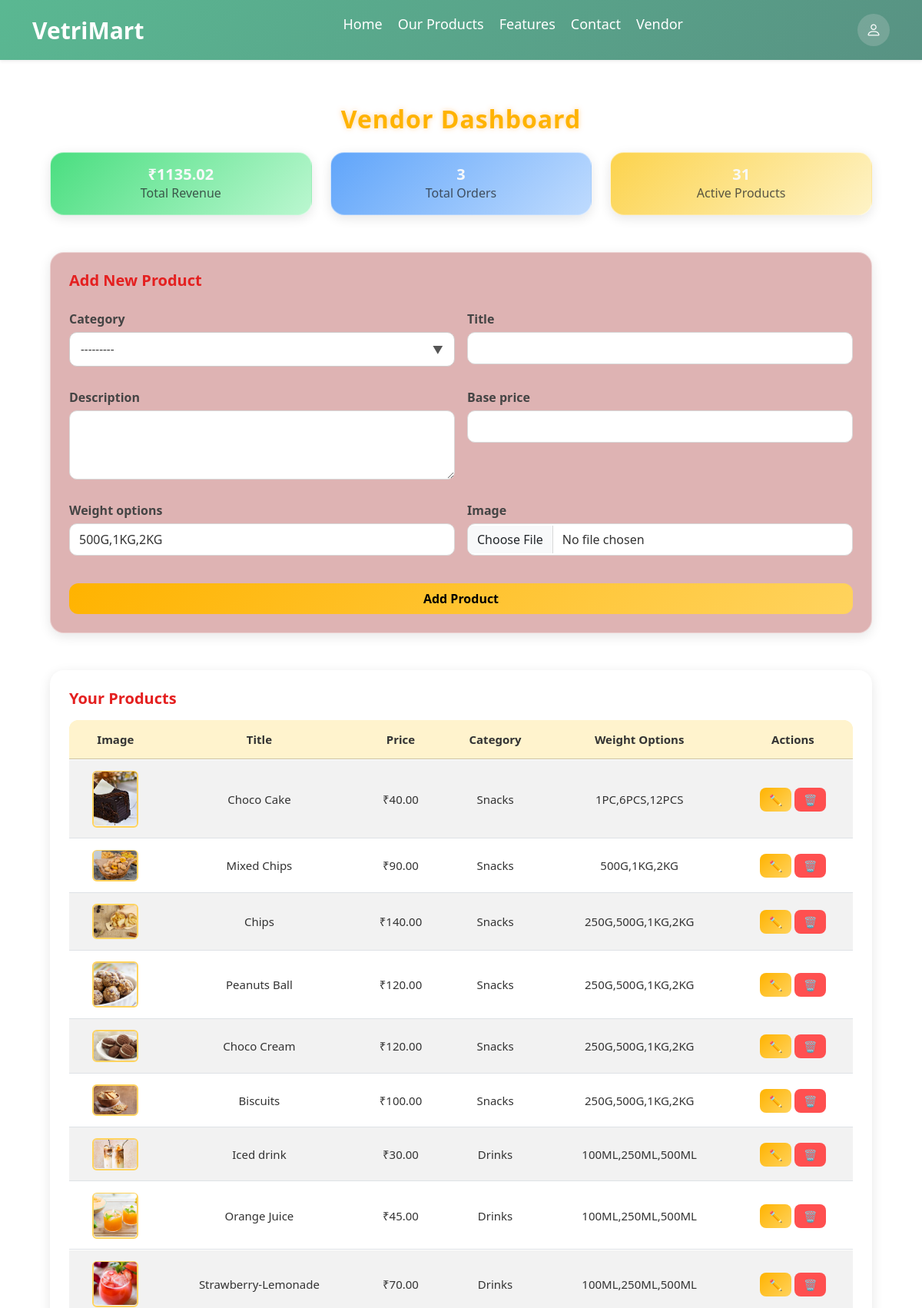
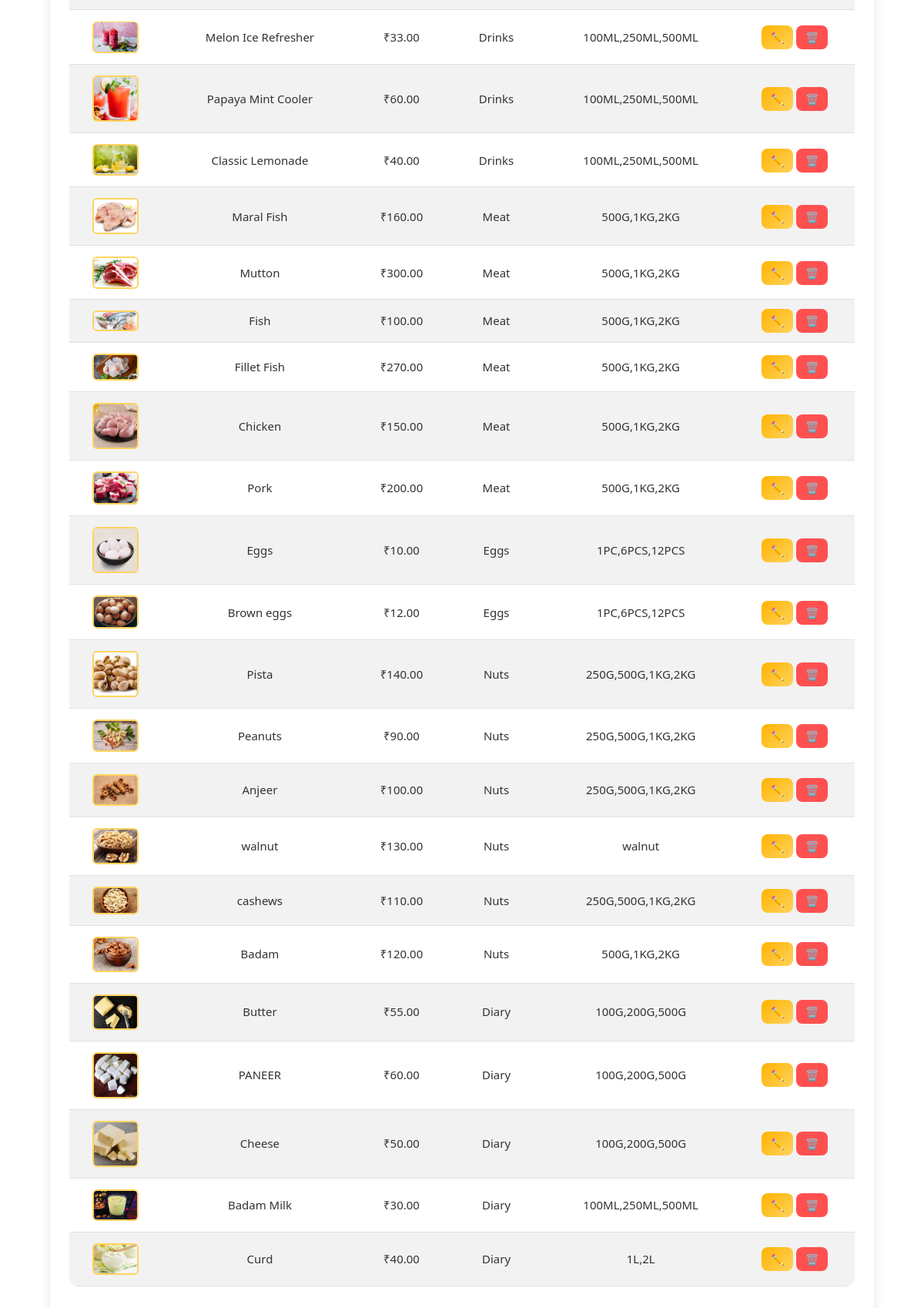
The app's page /vendor-dashboard/ (signed in, upper part) with its own data (2 pictures, top to bottom).
### core/models.py (models this page shows, shortened)
class Product(models.Model):
    UNIT_CHOICES = [
        ("kg", "Kilogram"),
        ("g", "Gram"),
        ("litre", "Litre"),
        ("ml", "Millilitre"),
        ("piece", "Piece"),
        ("pack", "Pack"),
        ("dozen", "Dozen"),
    ]
    category = models.ForeignKey(Category, related_name='products', on_delete=models.CASCADE)
    vendor = models.ForeignKey(
        settings.AUTH_USER_MODEL, on_delete=models.CASCADE,
        null=True, blank=True, related_name='vendor_products'
    )
    title = models.CharField(max_length=200)
    description = models.TextField(blank=True, null=True)
    base_price = models.DecimalField(max_digits=8, decimal_places=2)
    image = models.ImageField(upload_to='products/')
    unit = models.CharField(max_length=20, choices=UNIT_CHOICES, default="kg")
    weight_options = models.CharField(max_length=200, default="500G,1KG,2KG")
    wishlist_users = models.ManyToManyField(
        settings.AUTH_USER_MODEL, related_name='wishlist', blank=True
    )
    is_offer = models.BooleanField(default=False)
    discount_percent = models.PositiveIntegerField(default=0)
    offer_start = models.DateTimeField(null=True, blank=True)
    offer_end = models.DateTimeField(null=True, blank=True)

class Category(models.Model):
    name = models.CharField(max_length=200, unique=True)
    image = models.ImageField(upload_to='categories/')
    is_offer_category = models.BooleanField(default=False)
    def __str__(self):
        return self.name

### core/views.py (the view, shortened to what this page needs)
# urls.py: path('vendor-dashboard/', views.vendor_dashboard, name='vendor_dashboard'),
@login_required
@user_passes_test(is_vendor)
def vendor_dashboard(request):
    products = Product.objects.filter(vendor=request.user).order_by('-id')
    form = VendorProductForm(request.POST or None, request.FILES or None)
    total_revenue = (
        OrderItem.objects.filter(product__vendor=request.user)
        .aggregate(total=Sum(F("price") * F("quantity")))["total"]
        or 0
    )
    total_orders = (
        OrderItem.objects.filter(product__vendor=request.user)
        .values('order')
        .distinct()
        .count()
    )
    total_products = products.count()
    sales_data = (
        OrderItem.objects.filter(product__vendor=request.user)
        .values('product__title')
        .annotate(
            total_sales=Sum(F('price') * F('quantity')),
            total_quantity=Sum('quantity')
        )
        .order_by('-total_sales')
    )
    context = {
        'form': form,
        'products': products,
        'sales_data': sales_data,
        'total_revenue': total_revenue,
        'total_orders': total_orders,
        'total_products': total_products,
    }
    return render(request, 'core/vendor_dashboard.html', context)

### core/forms.py
class VendorProductForm(forms.ModelForm):
    class Meta:
        model = Product
        fields = ['category', 'title', 'description', 'base_price', 'weight_options', 'image']
    def __init__(self, *args, **kwargs):
        super().__init__(*args, **kwargs)
        for f in self.fields.values():
            f.widget.attrs.update({'class': 'form-control'})
        self.fields['description'].widget.attrs['rows'] = 3

### core/views.py (called while the page is built)
def is_vendor(user):
    return user.is_authenticated and getattr(user, "role", None) == "vendor"

### core/templates/core/vendor_dashboard.html (shortened to what this page needs)
{% extends 'core/base.html' %}
{% load static %}
{% block extra_css %}
<link rel="stylesheet" href="{% static 'css/vendor_dashboard.css' %}">
{% endblock %}
{% block content %}
<div class="container-fluid py-4 vendercontainer">
  <h2 class="text-center mb-4 fw-bold">Vendor Dashboard</h2>
  <div class="row text-center mb-5">
    <div class="col-md-4">
      <div class="card shadow-sm  p-3 border-0 card-soft box-users fade-in delay-1">
        <h5 class="text-light fw-bold mb-0">₹{{ total_revenue|floatformat:2 }}</h5>
        <p class="text-muted mb-0">Total Revenue</p>
      </div>
    </div>
    <div class="col-md-4">
      <div class="card shadow-sm  p-3 border-0  card-soft box-products fade-in delay-2">
        <h5 class="text-light fw-bold mb-0">{{ total_orders }}</h5>
        <p class="text-muted mb-0">Total Orders</p>
      </div>
    </div>
    <div class="col-md-4">
      <div class="card shadow-sm p-3 border-0  card-soft box-orders fade-in delay-3">
        <h5 class="text-light fw-bold mb-0">{{ total_products }}</h5>
        <p class="text-muted mb-0">Active Products</p>
      </div>
    </div>
  </div>
  <div class="card p-4 mb-5 shadow-sm formcard">
    <h5 class="fw-semibold addtitle mb-3">Add New Product</h5>
    <form method="POST" enctype="multipart/form-data">
      <div class="row g-3">
        {% for field in form %}
        <div class="col-md-6">
          <label class="form-label fw-semibold">{{ field.label }}</label>
          {{ field }}
        </div>
        {% endfor %}
      </div>
      <button type="submit" class="btn btn-warning mt-4 w-100 py-2">Add Product</button>
    </form>
  </div>
  <div class="card p-4 shadow-sm">
    <h5 class="fw-semibold addtitle mb-3">Your Products</h5>
    {% if products %}
    <div class="table-responsive">
    <table class="table table-striped align-middle text-center">
      <thead class="table-warning">
        <tr>
          <th>Image</th>
          <th>Title</th>
          <th>Price</th>
          <th>Category</th>
          <th>Weight Options</th>
          <th>Actions</th>
        </tr>
      </thead>
      <tbody>
        {% for p in products %}
        <tr>
          <td><img src="{{ p.image.url }}" width="60" class="rounded"></td>
          <td>{{ p.title }}</td>
          <td>₹{{ p.base_price }}</td>
          <td>{{ p.category.name }}</td>
          <td>{{ p.weight_options }}</td>
          <td>
            <a href="{% url 'edit_product' p.id %}" class="action-edit">✏️</a>
            <a href="{% url 'delete_product' p.id %}" class="action-delete"
   onclick="return confirm('Are you sure you want to delete {{ p.title }}?')">🗑️</a>
          </td>
        </tr>
        {% endfor %}
      </tbody>
    </table>
  </div>
    {% else %}
    <p class="text-muted">No products added yet.</p>
    {% endif %}
  </div>
</div>
{% endblock %}

### records on screen
Product: image (picture), title "Choco Cake", base_price "40.00", category.name "Snacks", weight_options "1PC,6PCS,12PCS"
Product: image (picture), title "Mixed Chips", base_price "90.00", category.name "Snacks", weight_options "500G,1KG,2KG"
Product: image (picture), title "Chips", base_price "140.00", category.name "Snacks", weight_options "250G,500G,1KG,2KG"
Product: image (picture), title "Peanuts Ball", base_price "120.00", category.name "Snacks", weight_options "250G,500G,1KG,2KG"
Product: image (picture), title "Choco Cream", base_price "120.00", category.name "Snacks", weight_options "250G,500G,1KG,2KG"
Product: image (picture), title "Biscuits", base_price "100.00", category.name "Snacks", weight_options "250G,500G,1KG,2KG"
Product: image (picture), title "Iced drink", base_price "30.00", category.name "Drinks", weight_options "100ML,250ML,500ML"
Product: image (picture), title "Orange Juice", base_price "45.00", category.name "Drinks", weight_options "100ML,250ML,500ML"
Product: image (picture), title "Strawberry-Lemonade", base_price "70.00", category.name "Drinks", weight_options "100ML,250ML,500ML"
Product: image (picture), title "Melon Ice Refresher", base_price "33.00", category.name "Drinks", weight_options "100ML,250ML,500ML"
Product: image (picture), title "Papaya Mint Cooler", base_price "60.00", category.name "Drinks", weight_options "100ML,250ML,500ML"
Product: image (picture), title "Classic Lemonade", base_price "40.00", category.name "Drinks", weight_options "100ML,250ML,500ML"
Product: image (picture), title "Maral Fish", base_price "160.00", category.name "Meat", weight_options "500G,1KG,2KG"
Product: image (picture), title "Mutton", base_price "300.00", category.name "Meat", weight_options "500G,1KG,2KG"
Product: image (picture), title "Fish", base_price "100.00", category.name "Meat", weight_options "500G,1KG,2KG"
Product: image (picture), title "Fillet Fish", base_price "270.00", category.name "Meat", weight_options "500G,1KG,2KG"
Product: image (picture), title "Chicken", base_price "150.00", category.name "Meat", weight_options "500G,1KG,2KG"
Product: image (picture), title "Pork", base_price "200.00", category.name "Meat", weight_options "500G,1KG,2KG"
Product: image (picture), title "Eggs", base_price "10.00", category.name "Eggs", weight_options "1PC,6PCS,12PCS"
Product: image (picture), title "Brown eggs", base_price "12.00", category.name "Eggs", weight_options "1PC,6PCS,12PCS"
Product: image (picture), title "Pista", base_price "140.00", category.name "Nuts", weight_options "250G,500G,1KG,2KG"
Product: image (picture), title "Peanuts", base_price "90.00", category.name "Nuts", weight_options "250G,500G,1KG,2KG"
Product: image (picture), title "Anjeer", base_price "100.00", category.name "Nuts", weight_options "250G,500G,1KG,2KG"
Product: image (picture), title "walnut", base_price "130.00", category.name "Nuts", weight_options "walnut"
Product: image (picture), title "cashews", base_price "110.00", category.name "Nuts", weight_options "250G,500G,1KG,2KG"
Product: image (picture), title "Badam", base_price "120.00", category.name "Nuts", weight_options "500G,1KG,2KG"
Product: image (picture), title "Butter", base_price "55.00", category.name "Diary", weight_options "100G,200G,500G"
Product: image (picture), title "PANEER", base_price "60.00", category.name "Diary", weight_options "100G,200G,500G"
Product: image (picture), title "Cheese", base_price "50.00", category.name "Diary", weight_options "100G,200G,500G"
Product: image (picture), title "Badam Milk", base_price "30.00", category.name "Diary", weight_options "100ML,250ML,500ML"
Product: image (picture), title "Curd", base_price "40.00", category.name "Diary", weight_options "1L,2L"

### other values on screen
{{ total_revenue|floatformat:2 }} "1135.02"
{{ total_orders }} "3"
{{ total_products }} "31"
{{ field.label }} "Category" "Title" "Description" "Base price" "Weight options" "Image"
